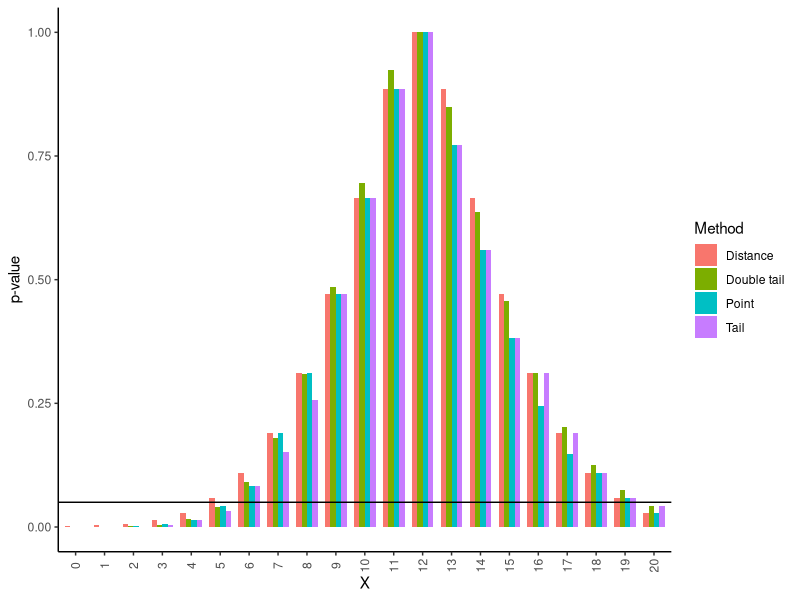
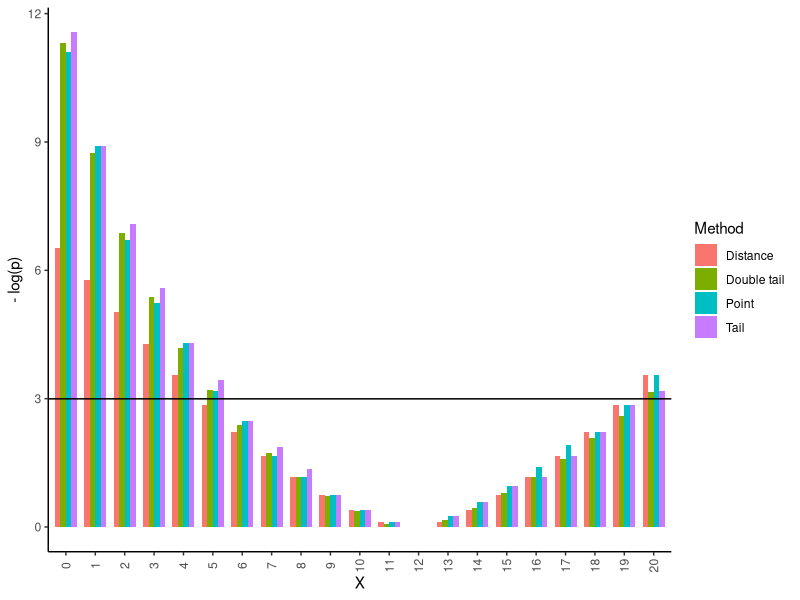
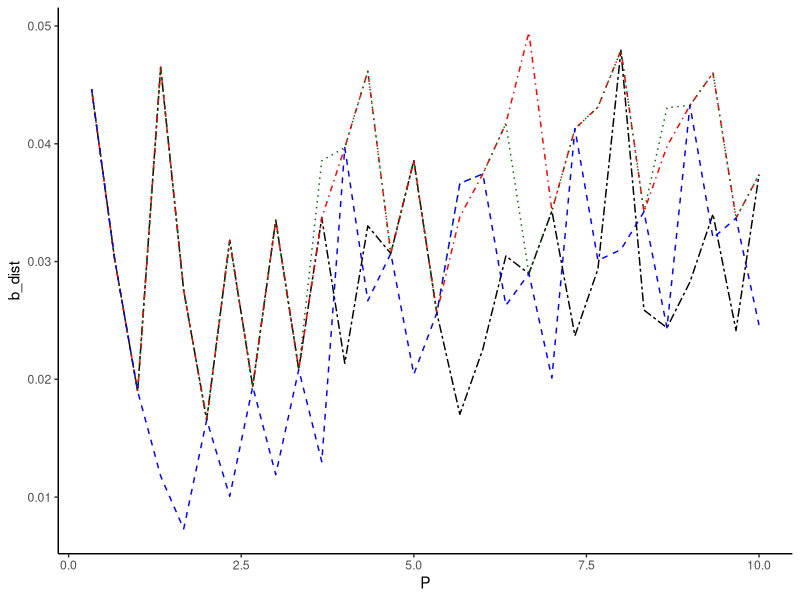

Write R code to recreate these figures, in order. (Note: a time limit stopped this script after it produced the figures.)
## ---- chunk 1
library(ggplot2)
library(reshape2)
library(tidyverse)
## ---- chunk 2
dmodel <- function(x, mu){
  dpois(x, mu)
}

pmodel <- function(x, mu){
  ppois(x, mu)
}

## ---- chunk 3
p_val_a <- function(x, mu){
  pr_tail_l = pmodel(x, mu)
  ## Use 1 - tail prob but add point prob
  pr_tail_r = 1 - pr_tail_l + dmodel(x, mu)
  
  p_val = 2 * min(pr_tail_l, pr_tail_r, 1/2)
  p_val
}

p_val_b <- function(x, mu){
  # Implementation assumes a decreasing point probability P(X = x) for increasing x after the mean value has passed
  W_x = dmodel(x, mu)
  p_val = 1
  y = 0
  cond = TRUE
  while(cond){
    W_y = dmodel(y, mu)
    if(W_y > W_x){
      p_y = W_y
      p_val = p_val - p_y
    }
    else{
      less_than_mean = (y > mu)
      cond = !less_than_mean
    }
    # Preparing next round
    y = y +1
  }
  p_val
}

p_val_c <- function(x, mu){
  p_tail_l = pmodel(x, mu)
  p_tail_r = 1- p_tail_l + dmodel(x, mu)
  epsilon = 1e-8
  
  if (p_tail_l < p_tail_r + epsilon){
    # Since the right tail has infinite support we must suggest a low enough tail value
    y_sugg = ceiling(2*mu)
    sugg_tail = 1 - pmodel(y_sugg, mu) # this will give P(X > y), i.e. P(X geq y-1)
    while(sugg_tail > p_tail_l){
      y_sugg = ceiling(2*y_sugg)
      sugg_tail = 1 - pmodel(y_sugg, mu) # this will give P(X > y), i.e. P(X geq y-1)
    }
    # After a low enough value is reached we calculate the highest smaller right tail compared to the left tail
    right_tail = max_lower_tail(y_sugg, sugg_tail, p_tail_l, mu)
    p_val = p_tail_l + right_tail
  }
  else{
    # For a left tail we can start at 0 and find the highest smaller left tail
    left_tail = max_lower_tail(0, 0, p_tail_r, mu, left_tail = TRUE)
    p_val = p_tail_r +  left_tail
  }
  if(p_val > 1){ # If the distrbution is symmetric it will count the central event twice.
    return(1)
  }
  p_val
}

max_lower_tail <- function(y_next, tail_y, W_x, mu, left_tail = FALSE, epsilon = 1e-8){
  sugg = tail_y
  y = y_next
    while(sugg < W_x + epsilon){
      tail_y = sugg # Accept suggestion
      add = dmodel(y, mu) # Calculate new point mass to be added
      sugg = sugg + add # Propose new suggestion
      if(left_tail){
        y = y + 1
      }
      else{
        y = y - 1 
      }
    }
  tail_y
}

p_val_d <- function(x, mu) {
  exp_val = mu
  W_x = abs(x - mu)
  
  # Get all discrete values y with lower W_y
  r = floor(mu + W_x)
  l = ceiling(mu - W_x)
  
  # Handeling ties
  if(mu + W_x == round(mu + W_x)){
    if(mu - W_x == round(mu - W_x)){
      # We are in the tied sceneraio and we want to either exclude y = l depending on if X = l or x = r
      if(x == r){
        #l = l -1
      }
      else{
        
      }
    }
  }
  
  # Rejection region will be x lower than l
  # and x higher than r
  if(l <= 0){
    p_val = 1 - ppois(r-1, mu) # 1 - P(X <= r-1) =  P(X > r-1) = P(X >= r)
    return(p_val)
  }
  p_val = 1 - ppois(r-1, mu) + ppois(l, mu) # 1 - P(X <= r-1) + P(X <= l) = P(X >= r) + P(X <= l)
  if(p_val > 1){
    return(1)
  }
  p_val
}

## ---- chunk 4
# Test functions for the tail method
p_val_a(3, 3)
p_val_a(5, 3)

p_val_b(3, 3)
p_val_b(5, 3)

print("____")
W_x = ppois(3, 5)

W_x

1- ppois(10, 5)

max_lower_tail(10, 1-ppois(10, 5), W_x, 5, left_tail = FALSE)

print("-----")
W_x = 1-ppois(7, 5)

W_x

ppois(0, 5)


max_lower_tail(1, ppois(0, 5), W_x, 5, left_tail = TRUE)

print("____")
## ---- chunk 5
p_val_c(3, 3)
p_val_c(5, 3)
## ---- chunk 6
p_val_d(3, 3)

p_val_d(5, 3)
## ---- chunk 7
comparison_p_vals <- function(mu, n){
  p_a = NULL
  p_b = NULL
  p_c = NULL
  p_d = NULL

  for(i in 0:n){
    p_a = c(p_a, p_val_a(i, mu))
    p_b = c(p_b, p_val_b(i, mu))
    p_c = c(p_c, p_val_c(i, mu))
    p_d = c(p_d, p_val_d(i, mu))
  }
  
  df <- data.frame(p_a, p_b, p_c, p_d)
  colnames(df) <- c("Double tail", "Point", "Tail", "Distance")  #Added zero width space for "Double tail" to be shown first in plot
  df["x_val"] <- 0:n
  
  df
}

df <- comparison_p_vals(12, 20)

df %>%
  pivot_longer(-x_val, names_to = "Method", values_to = "P") %>%
  ggplot(aes(x = factor(x_val), y = P, fill = Method), xlab = "Method") +
  geom_bar(stat = "identity", width = .75, position = "dodge") +
  theme_classic() +
  labs(x = "X", y = "p-value")+
  theme(axis.text.x = element_text(angle = 90, vjust = 0.5))+
  geom_hline(yintercept = .05)
  #scale_x_discrete(limits = factor(13:28))
  

df %>%
  pivot_longer(-x_val, names_to = "Method", values_to = "P") %>%
  ggplot(aes(x = factor(x_val), y = -log(P), fill = Method), xlab = "Method") +
  geom_bar(stat = "identity", width = .75, position = "dodge") +
  theme_classic() +
  labs(x = "X", y = "- log(p)")+
  theme(axis.text.x = element_text(angle = 90, vjust = 0.5))+
  #scale_x_discrete(limits = factor(13:28))
  geom_hline(yintercept = -log(5e-2))
## ---- chunk 8
power_calc_poisson_null_hyp_true <- function(method, mu, a){
  power = 1
  n = ceiling(max(3*mu, mu^2)) # This is kind of dodgy
  for(x in 0:n){
    p_val = method(x, mu)
    if(p_val > a){
      power = power - dmodel(x, mu)
    }
  }
  power
}

power_calc_poisson_null_hyp_true(p_val_b, 10, .05)
## ---- chunk 9
compare_power_null_hyp_true <- function(P){
  b_double = NULL
  b_point = NULL
  b_tail = NULL
  b_dist = NULL

  for(p in P){
    # Calculate power
    power_double = power_calc_poisson_null_hyp_true(p_val_a, p, .05)
    power_point = power_calc_poisson_null_hyp_true(p_val_b, p, .05)
    power_tail = power_calc_poisson_null_hyp_true(p_val_c, p, .05)
    power_dist = power_calc_poisson_null_hyp_true(p_val_d, p, .05)
    
    # Add power to the list
    b_double = c(b_double, power_double)
    b_point = c(b_point, power_point)
    b_tail = c(b_tail, power_tail)
    b_dist = c(b_dist, power_dist)
  }

  df_power <- data.frame(P, b_double, b_point, b_tail, b_dist)
  df_power
}

N = 30
P = 10 *(1:N)/N

df_power_null_hyp <- compare_power_null_hyp_true(P)
## ---- chunk 10
print(df_power_null_hyp)

ggplot(data = df_power_null_hyp)+
  geom_line(aes(x = P, y = b_dist), linetype = "twodash")+
  geom_line(aes(x = P, y = b_point), color = "red", linetype = "dotdash")+
  geom_line(aes(x = P, y = b_tail), color = "darkgreen", linetype = "dotted")+
  geom_line(aes(x = P, y = b_double), color = "blue", linetype = "dashed")+
  theme_classic()
## ---- chunk 11
print(P)

X_vals = 0:20
for(x in X_vals){
  print(c(x,p_val_d(x, 9)))
}

p_val_d(3, 9)
1 - ppois(14, 9)

## ---- chunk 12
power_calc_poisson_alt <- function(method, p_true, a, p_0 = 3.1){
  power = 1
  # subtract the probability of being in the acceptance region
  n = ceiling(max(3*p_true, p_true^2)) # This is kind of dodgy
  for(x in 0:n){
    p_val = method(x, p_true)
    if(p_val < a){
      power = power - dpois(x, p_true)
    }
  }
  power
}

N = 100
alpha = .05
P = 10*(0:N)/N
b_double = NULL
b_point = NULL
b_tail = NULL
b_dist = NULL

for(p in P){
  # Calculate power
  power_double = power_calc_poisson_alt(p_val_a, p, alpha)
  power_point = power_calc_poisson_alt(p_val_b, p,  alpha)
  power_tail = power_calc_poisson_alt(p_val_c, p,  alpha)
  power_dist = power_calc_poisson_alt(p_val_d, p, alpha)
    
  # Add power to the list
  b_double = c(b_double, power_double)
  b_point = c(b_point, power_point)
  b_tail = c(b_tail, power_tail)
  b_dist = c(b_dist, power_dist)
}

df_power <- data.frame(P, b_double, b_point, b_tail, b_dist)
## ---- chunk 13
power_surface <- function(method, max_p, N, a){
  power_mat <- matrix(0, N+1, N+1)
  for(i in 0:N){
    p_1 = max_p*i/N
    for(j in 0:N){
      p_2 = max_p*j/N
      power_ij = power_calc_poisson_alt(method, p_2, a, p_1)
      power_mat[i, j] <- power_ij
    }
  }
  power_mat
}

power_surf_a <- power_surface(p_val_a, 50, 20, .05)
power_surf_b <- power_surface(p_val_b, 50, 20, .05)
power_surf_c <- power_surface(p_val_c, 50, 20, 0.05)
power_surf_d <- power_surface(p_val_d, 50, 20, .05)
